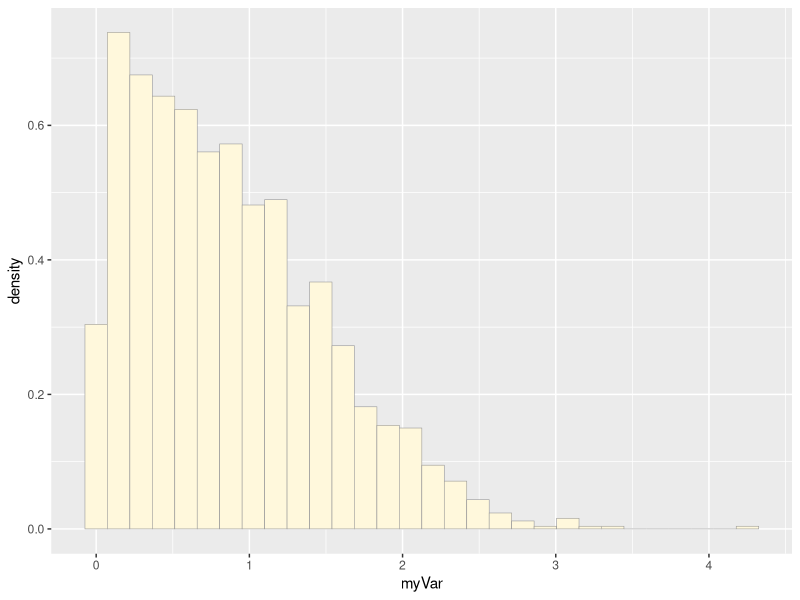
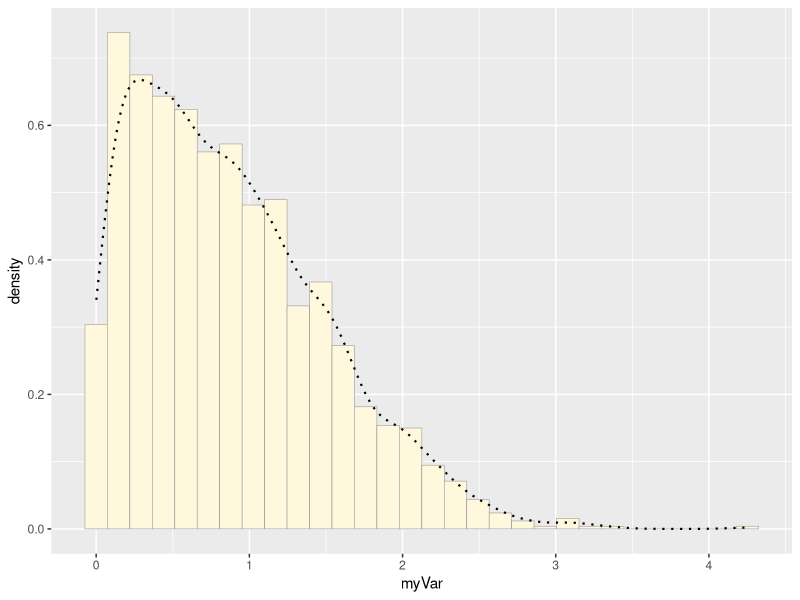
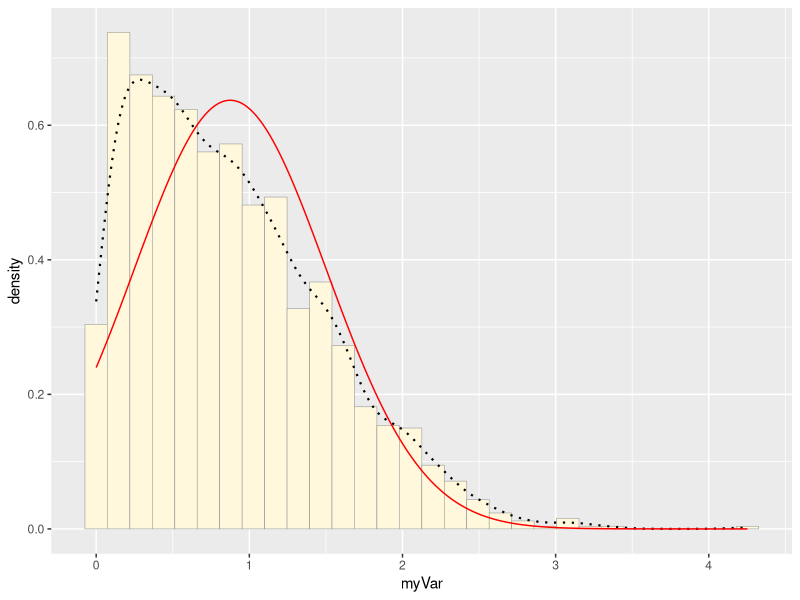
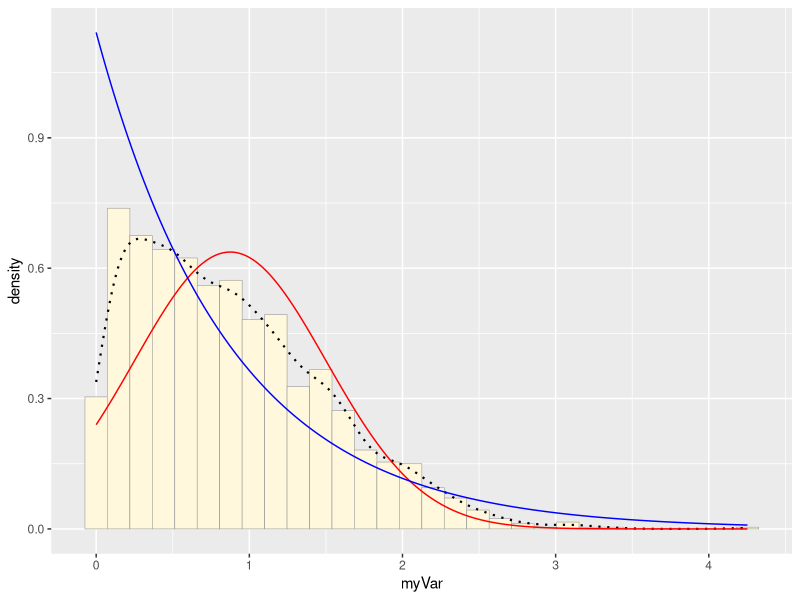
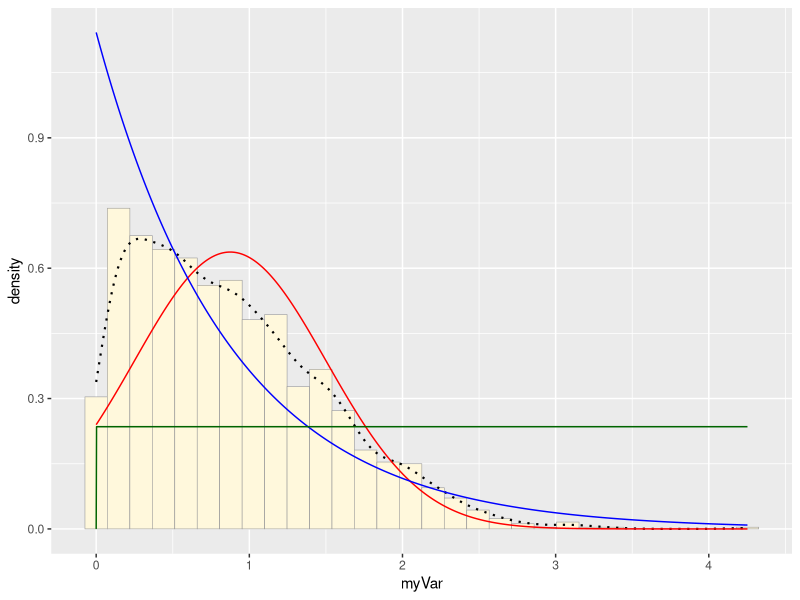
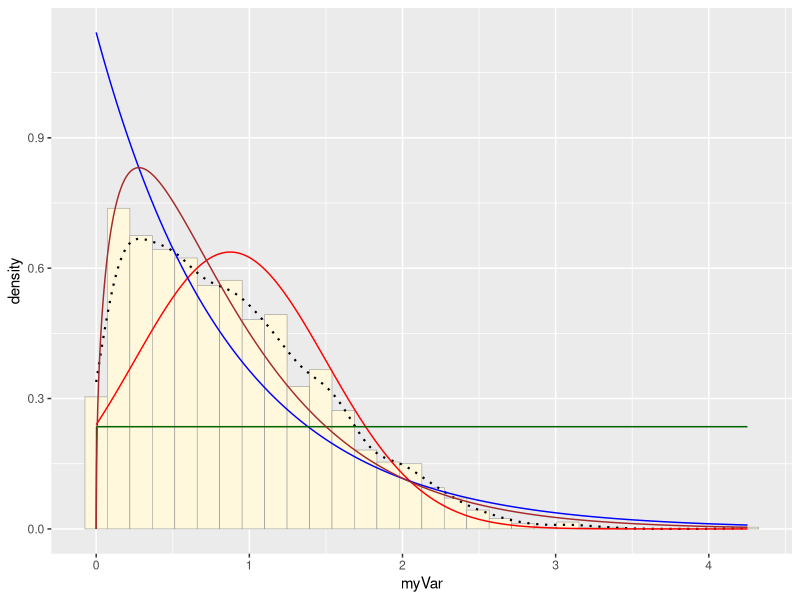
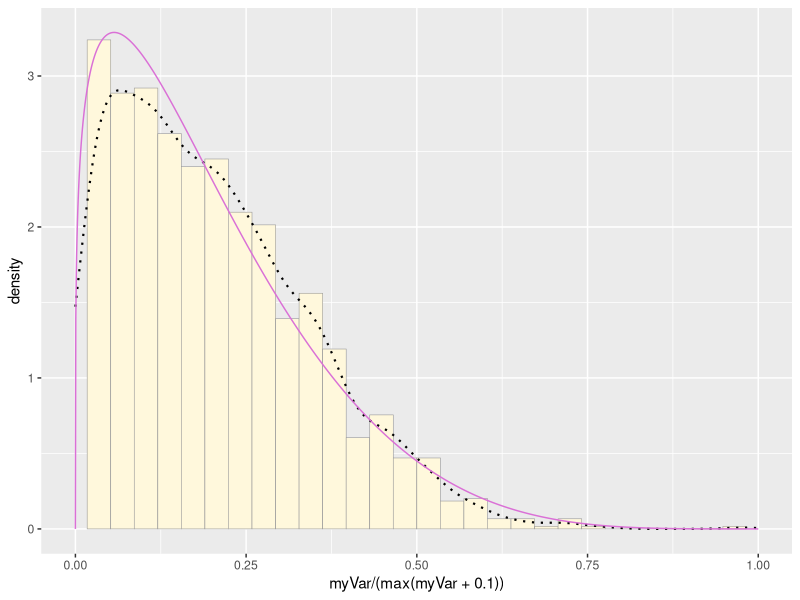
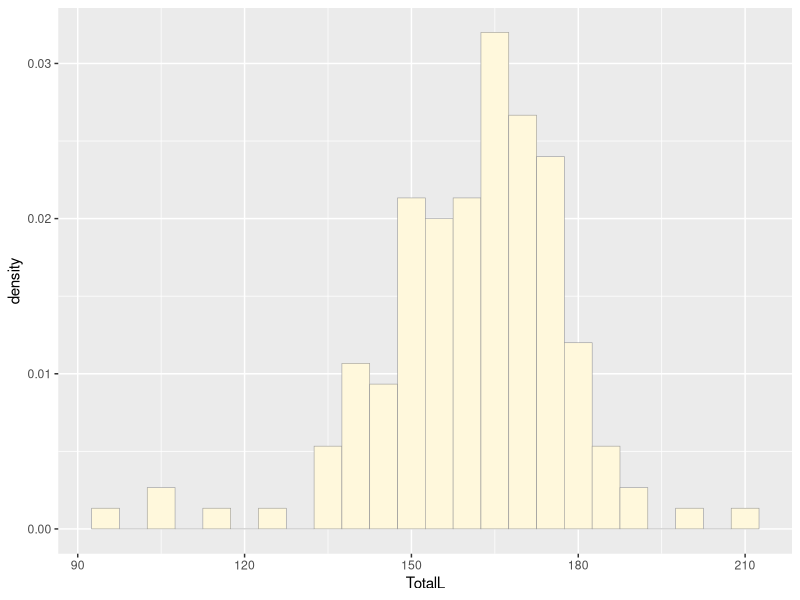

Generate these figures, in order, with R:
## ---- chunk 1
library(ggplot2)
library(MASS)
library(tidyverse)

z <- rnorm(n=3000,mean=0.2)
z <- data.frame(1:3000,z)
names(z) <- list("ID","myVar")
z <- z[z$myVar>0,]
str(z)
summary(z$myVar)

p1 <- ggplot(data=z, aes(x=myVar, y=..density..)) +
  geom_histogram(color="grey60",fill="cornsilk",linewidth=0.2)
print(p1)

p1 <-  p1 +  geom_density(linetype="dotted",size=0.75)
print(p1)

normPars <- fitdistr(z$myVar,"normal")
print(normPars)
str(normPars)
normPars$estimate["mean"]# note structure of getting a named attribute

meanML <- normPars$estimate["mean"]
sdML <- normPars$estimate["sd"]

xval <- seq(0,max(z$myVar),len=length(z$myVar))

stat <- stat_function(aes(x = xval, y = ..y..), fun = dnorm, colour="red", n=length(z$myVar), args = list(mean = meanML, sd = sdML))
p1 + stat

expoPars <- fitdistr(z$myVar,"exponential")
rateML <- expoPars$estimate["rate"]

stat2 <- stat_function(aes(x = xval, y = ..y..), fun = dexp, colour="blue", n = length(z$myVar), args = list(rate=rateML))
p1 + stat + stat2

stat3 <- stat_function(aes(x = xval, y = ..y..), fun = dunif, colour="darkgreen", n = length(z$myVar), args = list(min=min(z$myVar), max=max(z$myVar)))
p1 + stat + stat2 + stat3

gammaPars <- fitdistr(z$myVar,"gamma")
shapeML <- gammaPars$estimate["shape"]
rateML <- gammaPars$estimate["rate"]

stat4 <- stat_function(aes(x = xval, y = ..y..), fun = dgamma, colour="brown", n = length(z$myVar), args = list(shape=shapeML, rate=rateML))
p1 + stat + stat2 + stat3 + stat4

pSpecial <- ggplot(data=z, aes(x=myVar/(max(myVar + 0.1)), y=..density..)) +
  geom_histogram(color="grey60",fill="cornsilk",size=0.2) + 
  xlim(c(0,1)) +
  geom_density(size=0.75,linetype="dotted")

betaPars <- fitdistr(x=z$myVar/max(z$myVar + 0.1),start=list(shape1=1,shape2=2),"beta")
shape1ML <- betaPars$estimate["shape1"]
shape2ML <- betaPars$estimate["shape2"]
statSpecial <- stat_function(aes(x = xval, y = ..y..), fun = dbeta, colour="orchid", n = length(z$myVar), args = list(shape1=shape1ML,shape2=shape2ML))

pSpecial + statSpecial



colony <- read.table("Colony.csv",header=TRUE,sep=",")
colony$TotalL<-as.numeric(colony$TotalL)
colony<-colony[1:150,]
ot<-ggplot(data=colony, aes(x=TotalL, y=..density..)) +
  geom_histogram(color="grey60",fill="cornsilk",linewidth=0.2,binwidth=5)
print(ot)
ot <-  ot +  geom_density(linetype="dotted",size=0.75)
print(ot)
normParz <- fitdistr(colony$TotalL,"normal")
print(normParz)
str(normParz)
normParz$estimate["mean"]# note structure of getting a named attribute
meancolony<- normParz$estimate["mean"]
sdcolony<- normParz$estimate["sd"]
colval <- seq(0,max(colony$TotalL),len=length(colony$TotalL))
statc<- stat_function(aes(x = colval, y = ..y..), fun = dnorm, colour="red", n=length(colony$TotalL), args = list(mean = meancolony, sd = sdcolony))
ot + statc
expoParz<-fitdistr(colony$TotalL,"exponential")
ratecolony <- expoParz$estimate["rate"]
statc2 <- stat_function(aes(x = colval, y = ..y..), fun = dexp, colour="blue", n = length(colony$TotalL), args = list(rate=ratecolony))
ot + statc + statc2

statc3 <- stat_function(aes(x = colval, y = ..y..), fun = dunif, colour="darkgreen", n = length(colony$TotalL), args = list(min=min(colony$TotalL), max=max(colony$TotalL)))
ot + statc + statc2 + statc3

gammaParz <- fitdistr(colony$TotalL,"gamma")
shapecolony <- gammaParz$estimate["shape"]
ratecolony <- gammaParz$estimate["rate"]

statc4 <- stat_function(aes(x = colval, y = ..y..), fun = dgamma, colour="brown", n = length(colony$TotalL), args = list(shape=shapecolony, rate=ratecolony))
ot + statc + statc2 + statc3 + statc4
colSpecial <- ggplot(data=colony, aes(x=TotalL/(max(TotalL + 0.1)), y=..density..)) +
  geom_histogram(color="grey60",fill="cornsilk",size=0.2) + 
  xlim(c(0,1)) +
  geom_density(size=0.75,linetype="dotted")
betaParz <- fitdistr(x=colony$TotalL/max(colony$TotalL + 0.1),start=list(shape1=1,shape2=2),"beta")
shape1col <- betaParz$estimate["shape1"]
shape2col <- betaParz$estimate["shape2"]
statcolSpecial <- stat_function(aes(x = colval, y = ..y..), fun = dbeta, colour="orchid", n = length(colony$TotalL), args = list(shape1=shape1col,shape2=shape2col))

colSpecial + statcolSpecial
## ---- chunk 2
simcol<-data.frame(1:150,rnorm(n=150,mean=meancolony,sd=sdcolony))
simcol$valz<-simcol$rnorm.n...150..mean...meancolony..sd...sdcolony.
simplot<-ggplot(data=simcol,aes(x=valz,y=..density..)) +
  geom_histogram(color="grey60",fill="cornsilk",linewidth=0.2,binwidth=5)
simden<-simplot +geom_density(linetype="dotted",size=0.75)
simden
ot
